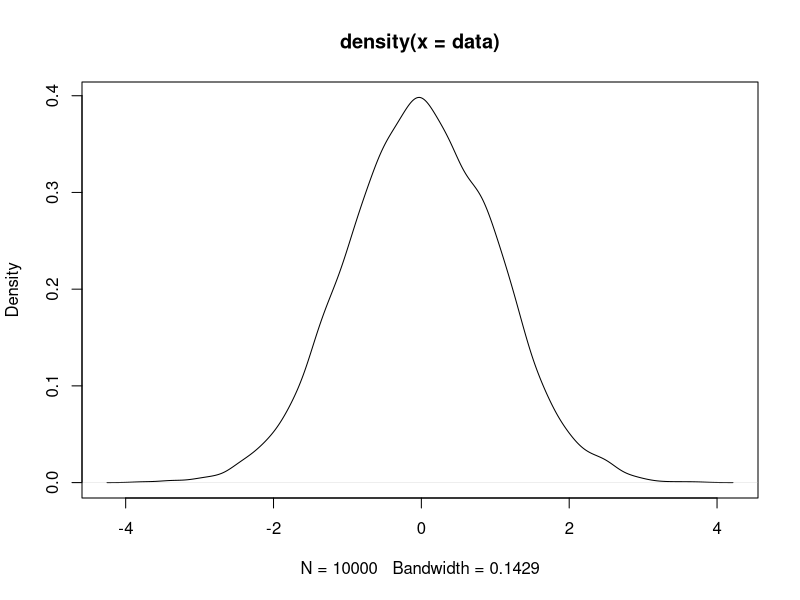
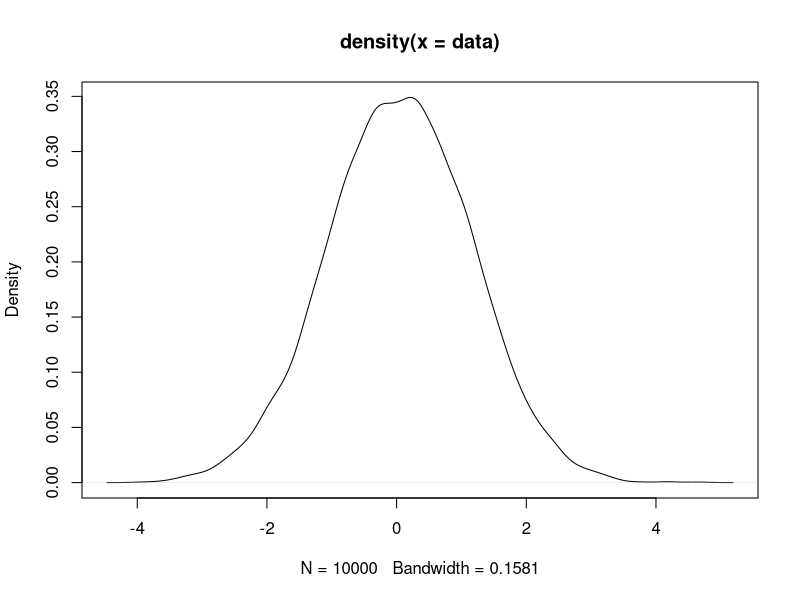
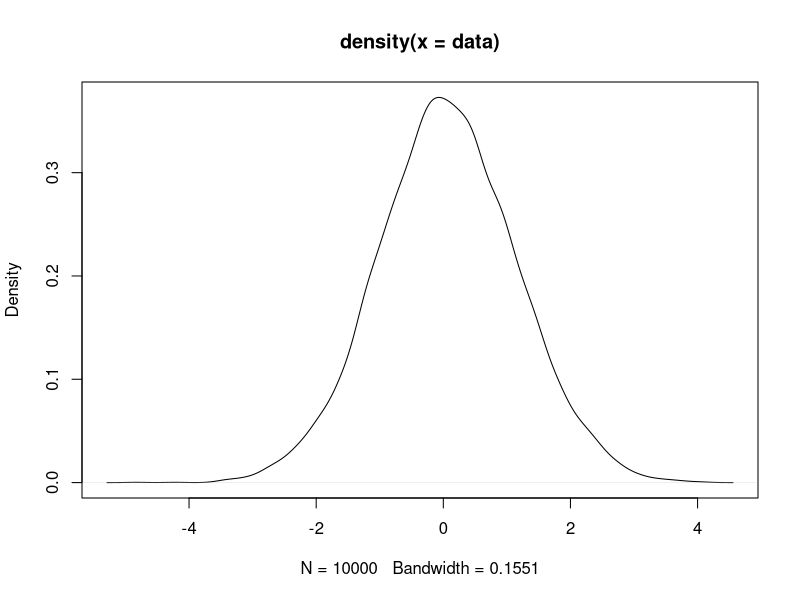
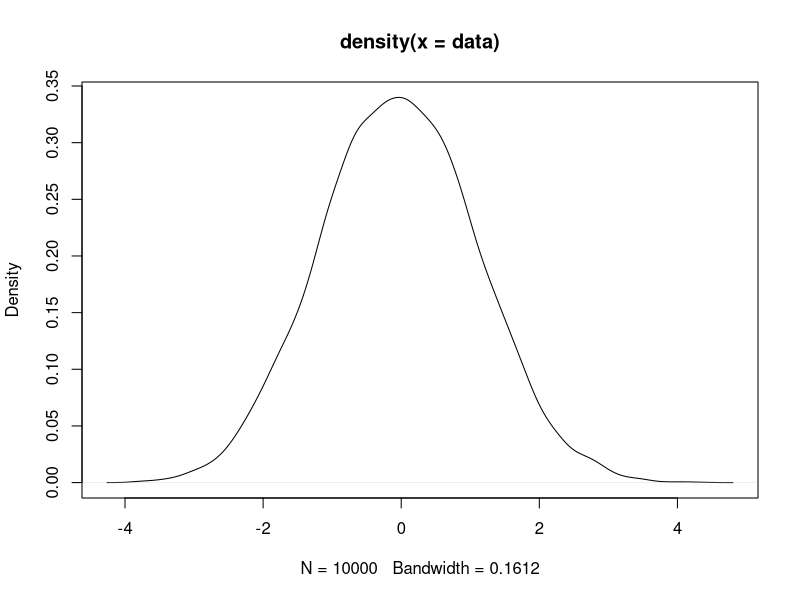
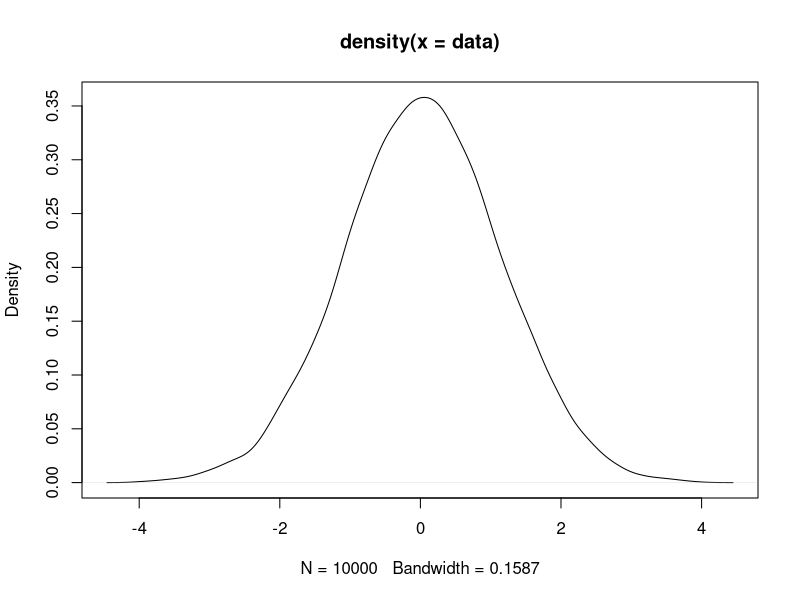

The R script that drew these images, in order:
#based on paper Wheyming (1996):Generating pseudo-random time series with specifiedmarginal distributions
n=10000
m=10#number of iterations
data<-numeric(n)
corrx<- numeric(m)
corry<- numeric(m)
targety<-0.714 #set target corr
rx<-targety #Step 0
data_lag<-numeric(n)

var_res<-1-rx^2
sigma_res<-sqrt(var_res)
pFUN<-pweibull
qFUN<-qweibull
par1<-1
par2<-1

shift<- function(data){
  for(i in 2:n){
    data_lag[i]<- data[i-1]
    
  }
  return (data_lag)
}

#Step 1
auto<-function(){
  old.rx<-targety
repeat{
  
for(j in 1:m){
  data[1]<-0
  for(i in 2:n){
    data[i]<- old.rx*data[i-1]+rnorm(1,0,sigma_res)
    
  }

 
  data_lag<-shift(data)
  corrx[j]<- cor(data,data_lag) # = rx = given correlation
  
  u<-pFUN(data,par1,par2)
  y<-qFUN(u,par1,par2)
  
  y_lag<-shift(y)
  corry[j]<- cor(y,y_lag) 
}
plot(density(data))
#Step 2
corry_mean=sum(corry)/m
se_corry_mean<- sqrt(m^(-1)*(m-1)^(-1)*sum((corry-corry_mean)^2))
#Step 3

if(abs(corry_mean-targety)>se_corry_mean){
  delta<- abs(corry_mean-targety)
  if(corry_mean<targety){
    new.rx<-old.rx+delta
  }else if(corry_mean>targety){
    new.rx<-old.rx-delta}
  print(corry_mean-targety)
}else if(abs(corry_mean-targety)<=se_corry_mean) return(old.rx)
old.rx<- new.rx
}
}
corr_it<-auto()

#check
data[1]<-0
for(i in 2:n){
  data[i]<- corr_it*data[i-1]+rnorm(1,0,sigma_res)
  
}
data_lag<-shift(data)
corrx<- cor(data,data_lag) # = rx = given correlation

u<-pFUN(data,par1,par2)
y<-qFUN(u,par1,par2)

y_lag<-shift(y)
corry<- cor(y,y_lag) 
corry #=target corr
